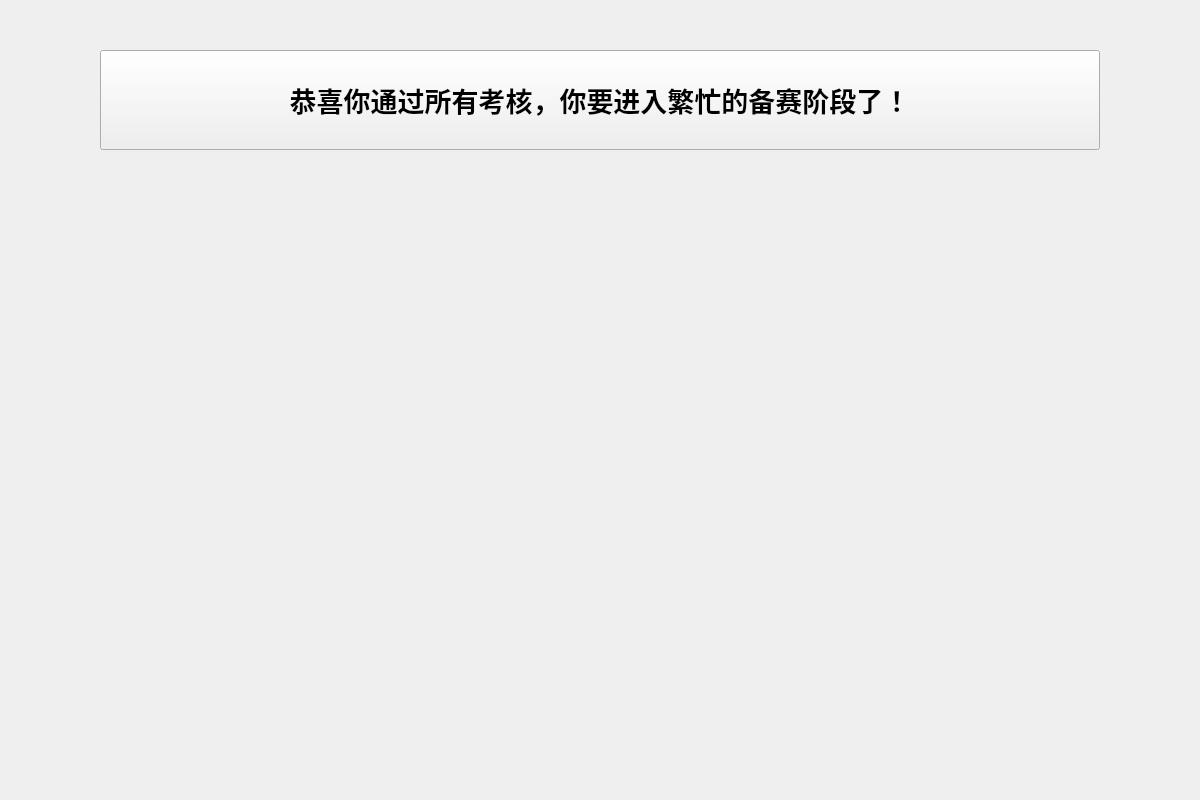
<?xml version="1.0" encoding="UTF-8"?>
<ui version="4.0">
 <class>PPT58</class>
 <widget class="QWidget" name="PPT58">
  <property name="geometry">
   <rect>
    <x>0</x>
    <y>0</y>
    <width>1200</width>
    <height>800</height>
   </rect>
  </property>
  <property name="windowTitle">
   <string>Form</string>
  </property>
  <widget class="QPushButton" name="pushButton">
   <property name="geometry">
    <rect>
     <x>100</x>
     <y>50</y>
     <width>1000</width>
     <height>100</height>
    </rect>
   </property>
   <property name="font">
    <font>
     <pointsize>20</pointsize>
     <weight>75</weight>
     <bold>true</bold>
    </font>
   </property>
   <property name="text">
    <string>恭喜你通过所有考核，你要进入繁忙的备赛阶段了！</string>
   </property>
  </widget>
 </widget>
 <resources/>
 <connections/>
</ui>
